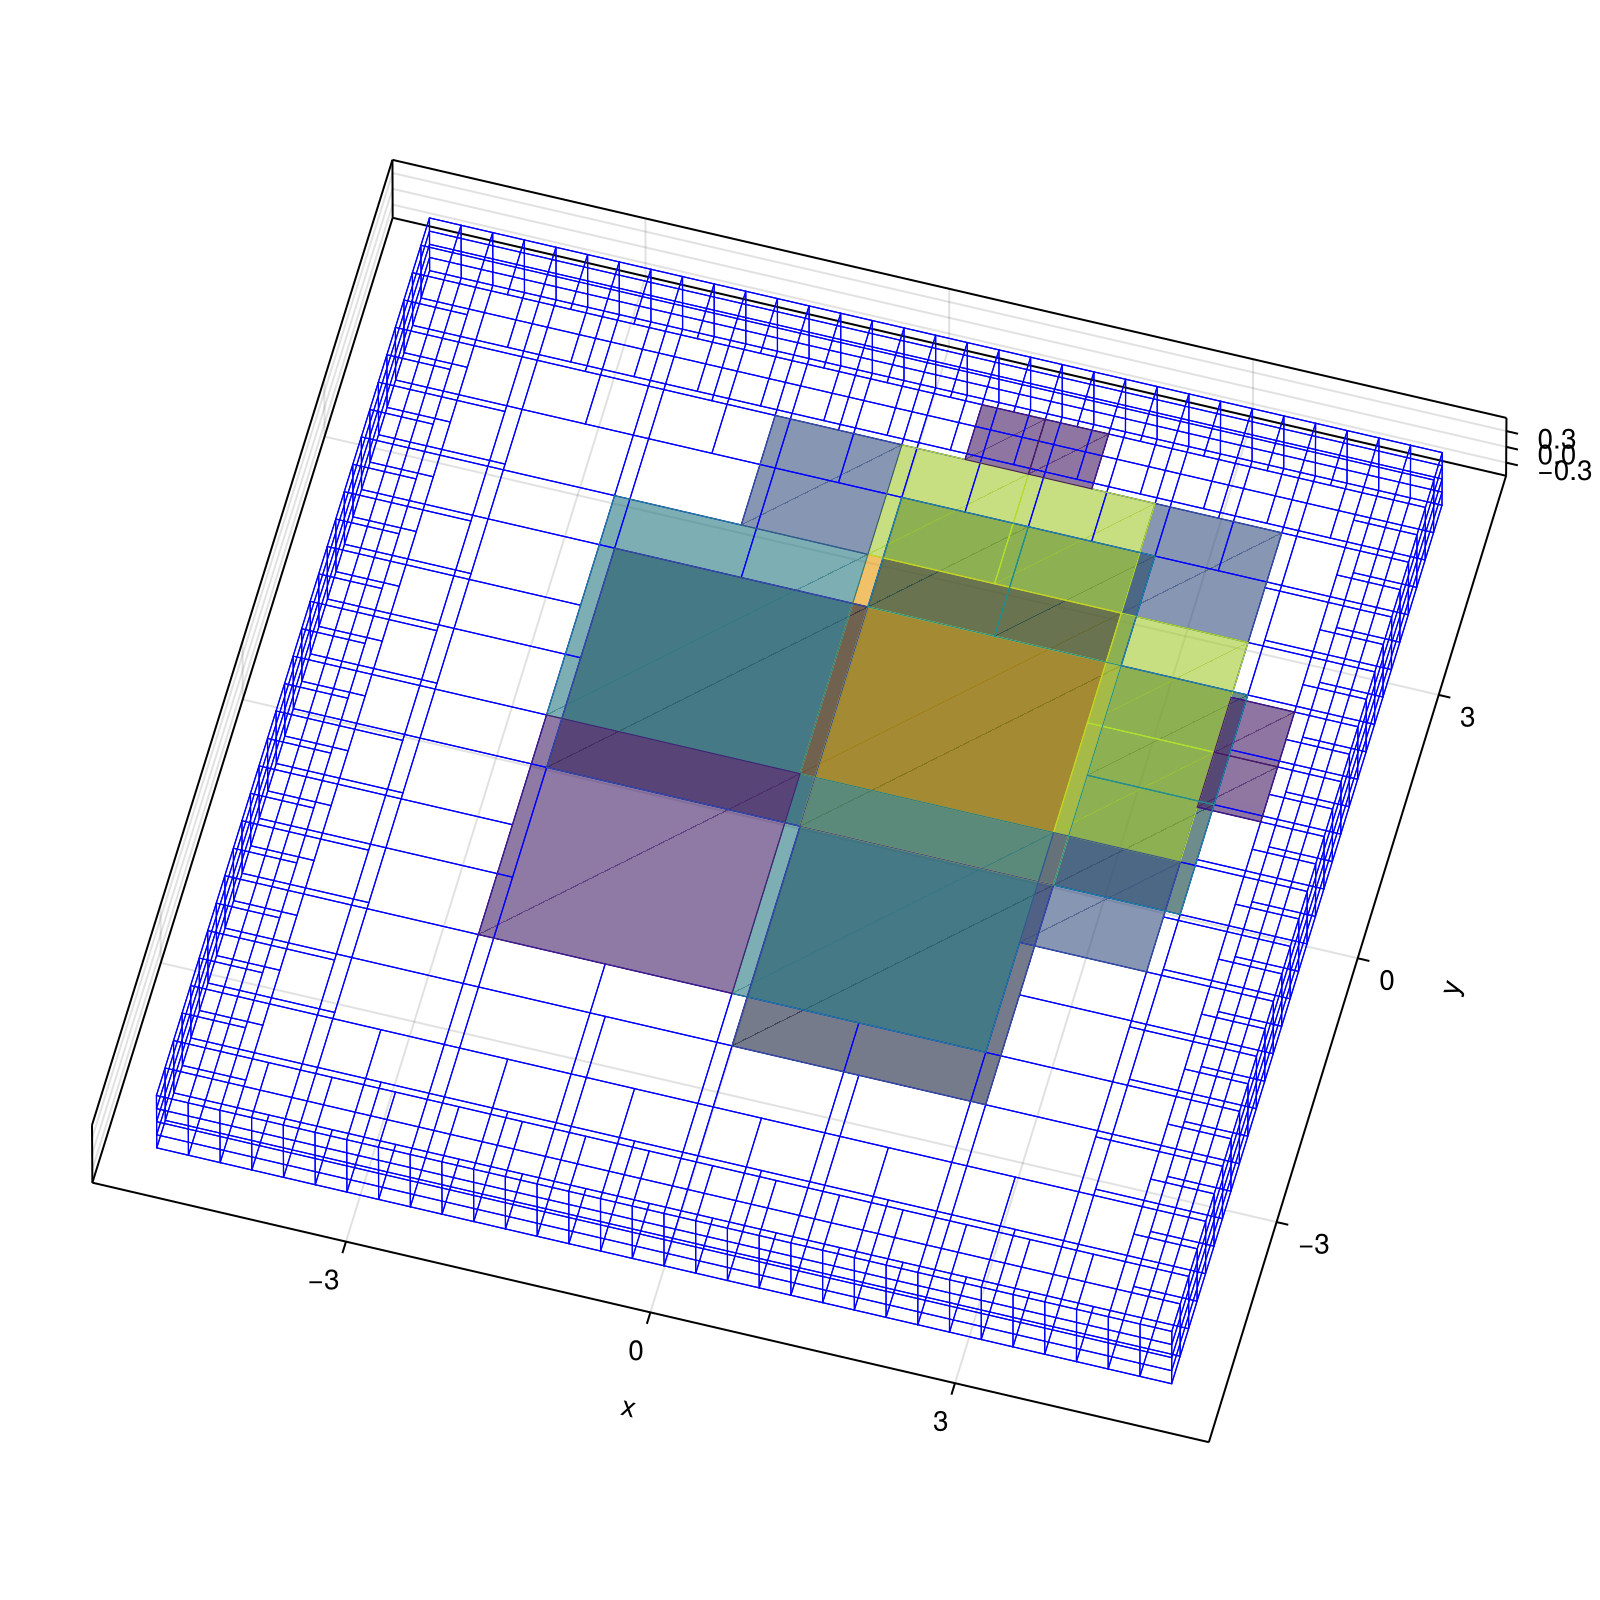

Julia code for this plot:
# The near panels of one panel, by SCTL's near test (sctl_near_list): the panels holding nodes within SCTL's near
# radius of the highlighted panel, colored by how many of their nodes are near it. Needs SCTL.jl and CairoMakie in the
# environment (SCTL.jl installed as in the user guide, "Operator backends").
using DielectricBIE, SCTL
using LinearAlgebra
using CairoMakie

Lx, Ly, Lz = 10.0, 10.0, 1.0
n_quad = 8
l_ec = 0.5
eps_in, eps_out = 2.0, 1.0

interface = single_dielectric_box3d(Lx, Ly, Lz, n_quad, l_ec, eps_in, eps_out)
n_panels = length(interface.panels)
println("panels: ", n_panels)

tol = 1e-6
nl = sctl_near_list(interface; tol)
owner = reduce(vcat, [fill(k, DielectricBIE.num_points(p)) for (k, p) in enumerate(interface.panels)])
neighbor_list = Dict{Tuple{Int, Int}, Int}()
for k in 1:n_panels, t in SCTL.near_targets(nl, k)
    j = owner[t]
    j == k && continue
    neighbor_list[(k, j)] = get(neighbor_list, (k, j), 0) + 1
end
println("near panel pairs total: ", length(neighbor_list))

panel_size(p) = norm(p.corners[2] .- p.corners[1]) * norm(p.corners[3] .- p.corners[2])

# Pick a "large" interior panel (max area, not on edge).
non_edge = [i for (i, p) in enumerate(interface.panels) if !p.is_edge]
sizes = [panel_size(interface.panels[i]) for i in non_edge]
panel_large = non_edge[argmax(sizes)]
near_of_large = [n for ((i, _), n) in neighbor_list if i == panel_large]

println("large interior -> panel #", panel_large,
        "  size=", round(panel_size(interface.panels[panel_large]); digits=3),
        "  #near panels=", length(near_of_large),
        "  near nodes per panel=", sort!(unique(near_of_large)))

all_counts = collect(values(neighbor_list))
shared_cr = (Float32(minimum(all_counts)), Float32(maximum(all_counts)))

fig = viz_3d(
    interface;
    highlight_panel = panel_large,
    neighbor_list = neighbor_list,
    show_points = false,
    fill_alpha = 0.6,
    neighbor_colorrange = shared_cr,
    add_neighbor_colorbar = false,
    size = (800, 800),
)
ax = fig.content[1]
ax.azimuth = -π/2 + deg2rad(15)
ax.elevation = deg2rad(60)

out = joinpath(@__DIR__, "highlight_neighbors_demo.png")
save(out, fig)
println("saved: ", out)
